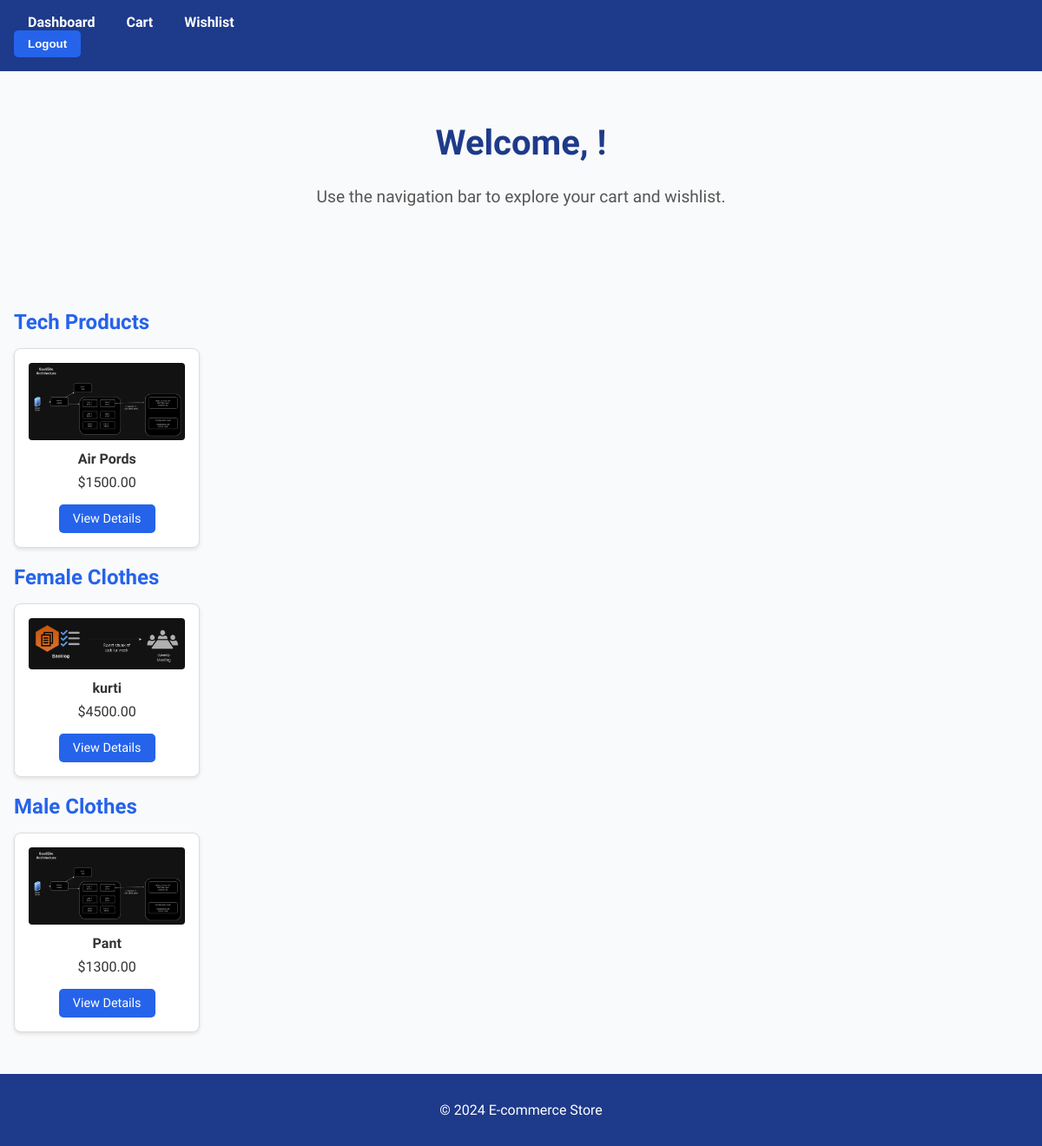
Before: / with the older database file.
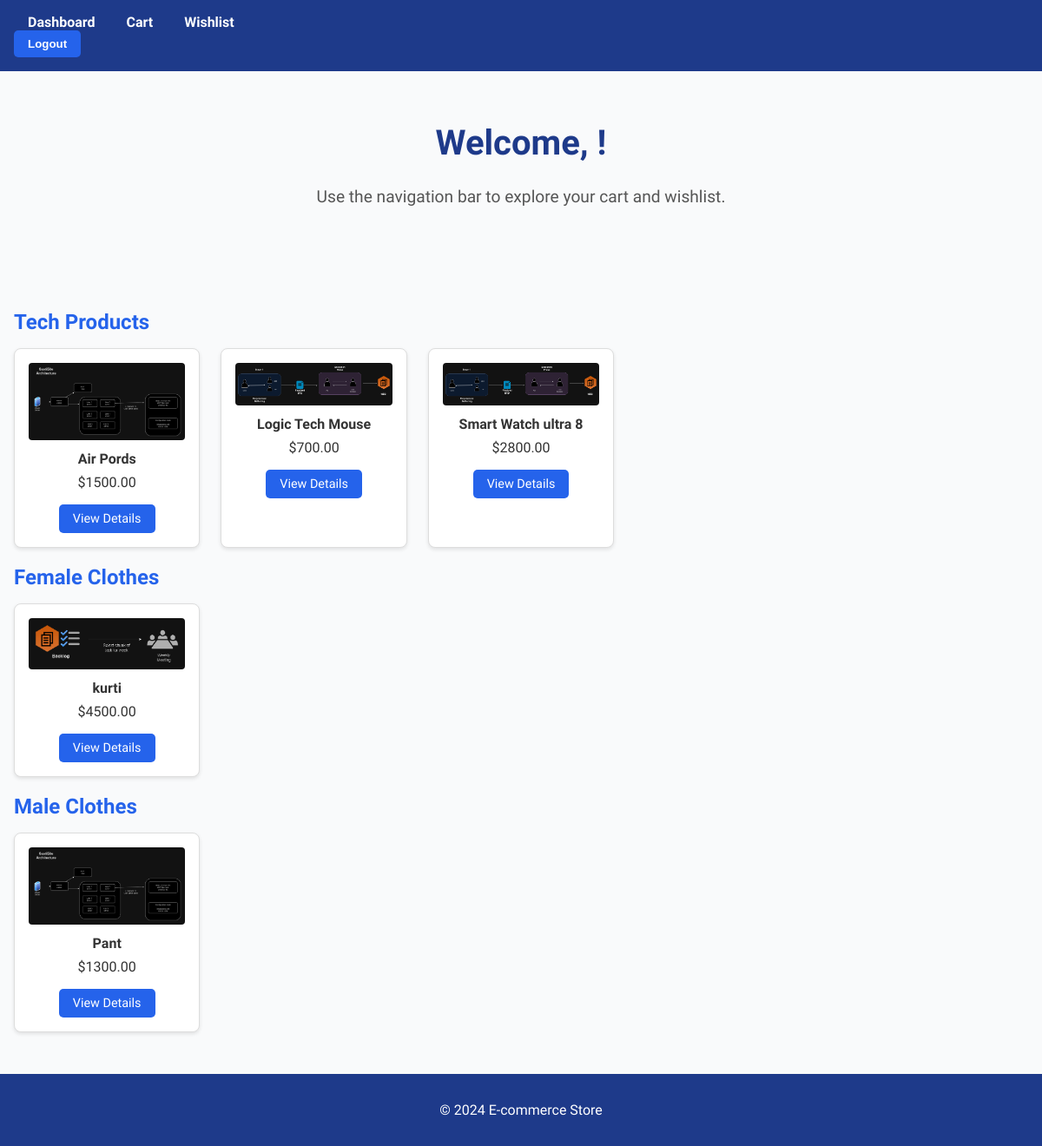
After: the same page with the newer database file.
### store/models.py (models this page shows, shortened)
class Category(models.Model):
    name = models.CharField(max_length=100)

class Product(models.Model):
    category = models.ForeignKey(Category, on_delete=models.CASCADE)
    name = models.CharField(max_length=200)
    code = models.CharField(max_length=50)
    price = models.DecimalField(max_digits=10, decimal_places=2)
    stock = models.IntegerField()
    delivery_time = models.CharField(max_length=100)
    size = models.CharField(max_length=50, null=True, blank=True)
    color = models.CharField(max_length=50, null=True, blank=True)
    image = models.ImageField(upload_to="product_images/")

### store/views.py (the view)
# urls.py: path("", views.main_page, name="main_page"),
def main_page(request):
    categories = Category.objects.all()
    context = {"categories": categories}
    return render(request, "store/main_page.html", context)

### store/templates/store/main_page.html (shortened to what this page needs)
<!DOCTYPE html>
<html lang="en">
<head>
</head>
<body>
    <header>
        <div class="navbar">
            <a href="/">Dashboard</a>
            <a href="/cart/">Cart</a>
            <a href="/wishlist/">Wishlist</a>
            <form action="{% url 'logout' %}" method="POST">
                <button type="submit">Logout</button>
            </form>
        </div>
    </header>
    <main>
        <h1>Welcome, {{ user.username }}!</h1>
        <p>Use the navigation bar to explore your cart and wishlist.</p>
    </main>
    <div class="category">
        {% for category in categories %}
            <h2>{{ category.name }}</h2>
            <div class="product-grid">
                {% for product in category.product_set.all %}
                    <div class="product-card">
                        <img src="{{ product.image.url }}" alt="{{ product.name }}">
                        <p><strong>{{ product.name }}</strong></p>
                        <p>${{ product.price }}</p>
                        <a href="/product/{{ product.id }}/">View Details</a>
                    </div>
                {% endfor %}
            </div>
        {% endfor %}
    </div>
    <footer>
        <p>&copy; 2024 E-commerce Store</p>
    </footer>
</body>
</html>

Changed rows visible on the page:
added Product: image (picture), name "Logic Tech Mouse", price "700.00", shown under Category "Tech Products"
added Product: image (picture), name "Smart Watch ultra 8", price "2800.00", shown under Category "Tech Products"
